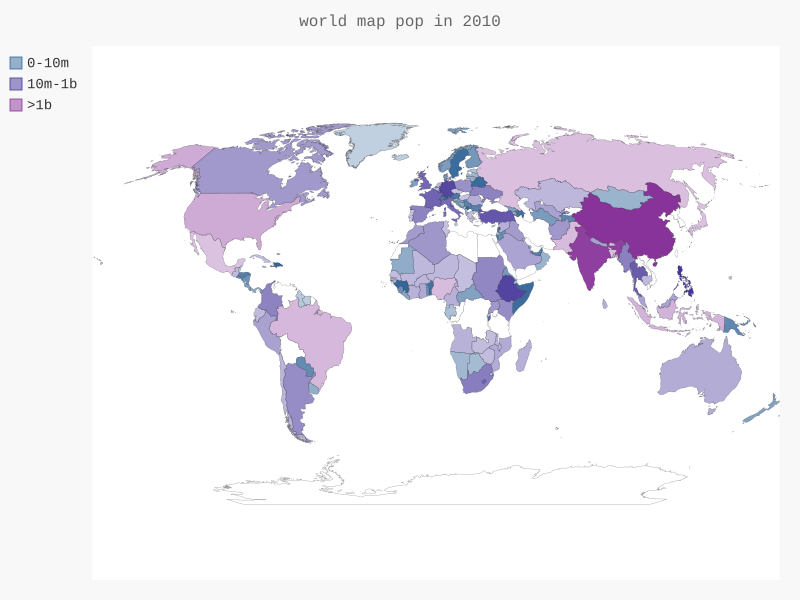

This chart was generated by the following Python code:
import json
import math
from country_codes import get_country_code
from pygal.maps.world import COUNTRIES
import pygal
from pygal.style import RotateStyle
from pygal.style import LightColorizedStyle

filename='population_data.json'
with open(filename, 'r') as f:
    pop_data=json.load(f)
    
    
    cc_population={}
    for pop_dict in pop_data:
        if pop_dict['Year']=='2010':
            
            country_name=pop_dict['Country Name']
            population=int(float((pop_dict['Value'])))
            code=get_country_code(country_name)
            if code:
                cc_population[code]=population
                
                
                
    ccp1,ccp2,ccp3={},{},{}
    for c,p in cc_population.items():
        if p<10000000 :
            ccp1[c]=p 
        elif p<100000000:
            ccp2[c]=p
        else:
            ccp3[c]=p  
            
              
    print(len(ccp1),len(ccp2),len(ccp3))  
    
    wm_style=RotateStyle('#336699', base_style=LightColorizedStyle)
    wm=pygal.maps.world.World(style=wm_style)
    
    wm.title="world map pop in 2010"
    wm.add('0-10m',ccp1)
    wm.add('10m-1b',ccp2)
    wm.add('>1b',ccp3)
    wm.render_to_file('world_pop.svg')
    
    
